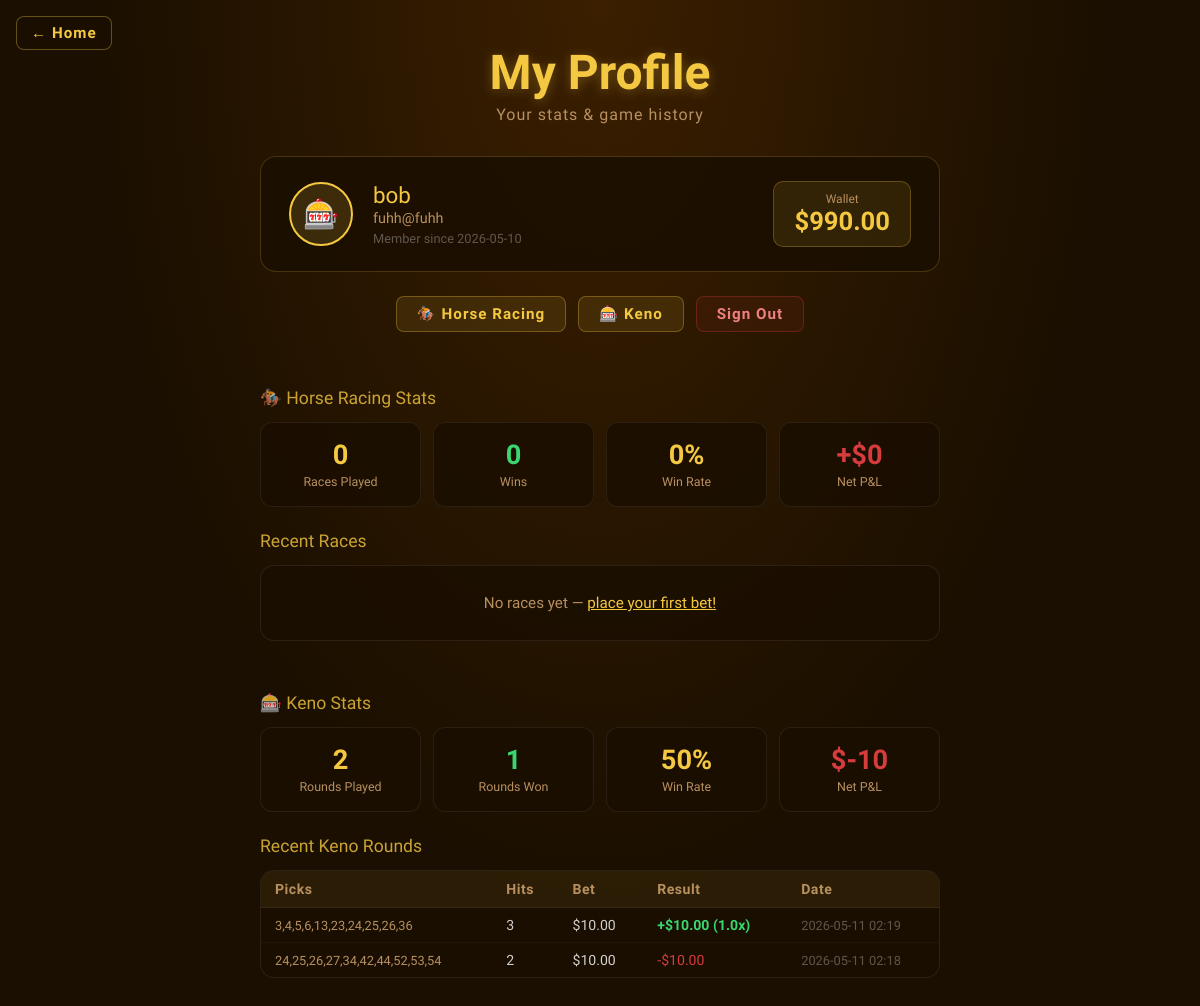
The page /profile (signed in) on the database as committed earlier.
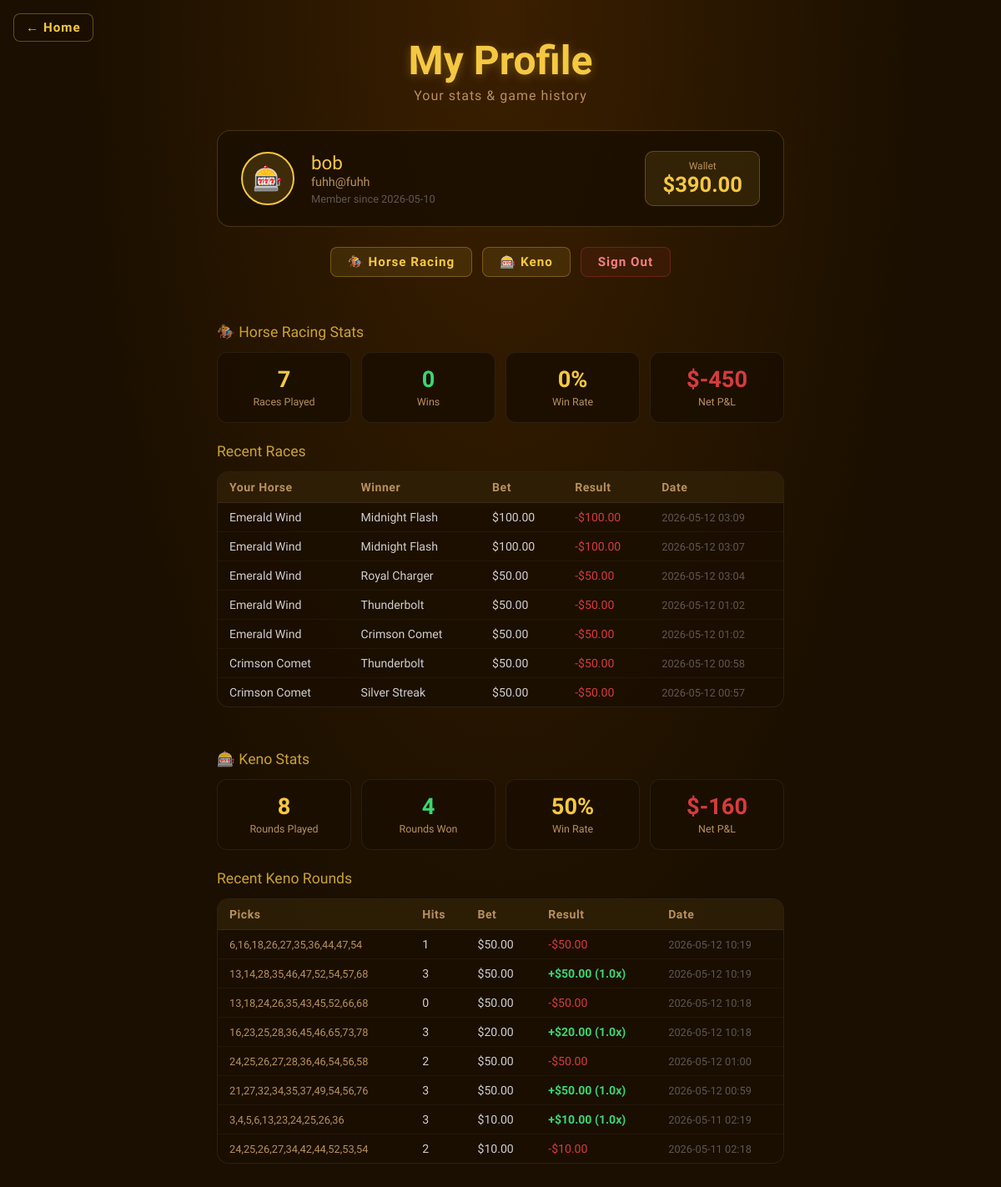
The same page on the database as committed later.
### tables this page shows
CREATE TABLE users (
            id            INTEGER PRIMARY KEY AUTOINCREMENT,
            username      TEXT    NOT NULL UNIQUE,
            email         TEXT    NOT NULL UNIQUE,
            password_hash TEXT    NOT NULL,
            wallet        REAL    NOT NULL DEFAULT 1000.0,
            created_at    TEXT    NOT NULL
        );

CREATE TABLE keno_history (
            id         INTEGER PRIMARY KEY AUTOINCREMENT,
            user_id    INTEGER NOT NULL REFERENCES users(id),
            picks      TEXT    NOT NULL,
            bet        REAL    NOT NULL,
            hits       INTEGER NOT NULL,
            won        INTEGER NOT NULL,
            payout     REAL    NOT NULL,
            factor     REAL    NOT NULL,
            played_at  TEXT    NOT NULL
        );

CREATE TABLE race_history (
            id          INTEGER PRIMARY KEY AUTOINCREMENT,
            user_id     INTEGER NOT NULL REFERENCES users(id),
            horse_id    INTEGER NOT NULL,
            horse_name  TEXT    NOT NULL,
            bet         REAL    NOT NULL,
            won         INTEGER NOT NULL,
            payout      REAL    NOT NULL,
            winner_name TEXT    NOT NULL,
            played_at   TEXT    NOT NULL
        );

### app.py (the view)
@app.route('/profile')
@login_required
def profile():
    user = current_user()
    db   = get_db()
    races = db.execute(
        'SELECT * FROM race_history WHERE user_id=? ORDER BY played_at DESC LIMIT 20',
        (user['id'],)
    ).fetchall()
    kenos = db.execute(
        'SELECT * FROM keno_history WHERE user_id=? ORDER BY played_at DESC LIMIT 20',
        (user['id'],)
    ).fetchall()
    race_stats = db.execute(
        'SELECT COUNT(*) as total, SUM(won) as wins, SUM(bet) as wagered, SUM(payout) as returned FROM race_history WHERE user_id=?',
        (user['id'],)
    ).fetchone()
    keno_stats = db.execute(
        'SELECT COUNT(*) as total, SUM(won) as wins, SUM(bet) as wagered, SUM(payout) as returned FROM keno_history WHERE user_id=?',
        (user['id'],)
    ).fetchone()
    return render_template('Profile.html', user=user, races=races, kenos=kenos,
                           race_stats=race_stats, keno_stats=keno_stats)

### app.py (called while the page is built)
def get_db():
    if 'db' not in g:
        g.db = sqlite3.connect(DATABASE)
        g.db.row_factory = sqlite3.Row   # access columns by name not teh index
    return g.db

def login_required(f):    #fragile ai thing
    @wraps(f)
    def decorated(*args, **kwargs):
        if 'user_id' not in session:
            return redirect(url_for('login'))
        return f(*args, **kwargs)
    return decorated

def current_user():
    if 'user_id' not in session:
        return None
    return get_db().execute('SELECT * FROM users WHERE id = ?', (session['user_id'],)).fetchone()

### Templates/Profile.html (shortened to what this page needs)
<!DOCTYPE html>
<html lang="en">
<head>
</head>
<body>
<a href="/" class="back-home">&#8592; Home</a>
<h1>My Profile</h1>
<p class="subtitle">Your stats &amp; game history</p>
<div class="account-card">
  <div class="avatar">🎰</div>
  <div class="account-info">
    <div class="name">{{ user['username'] }}</div>
    <div class="email">{{ user['email'] }}</div>
    <div class="since">Member since {{ user['created_at'][:10] }}</div>
  </div>
  <div class="wallet-big">
    <span class="wlabel">Wallet</span>
    ${{ "%.2f"|format(user['wallet']) }}
  </div>
</div>
<div class="nav-row">
  <a href="/race"   class="nav-btn">🏇 Horse Racing</a>
  <a href="/keno"   class="nav-btn">🎰 Keno</a>
  <a href="/logout" class="nav-btn logout">Sign Out</a>
</div>
<div class="section-title">🏇 Horse Racing Stats</div>
<div class="stats-grid">
  <div class="stat-card gold">
    <span class="sv">{{ race_stats['total'] or 0 }}</span>
    <span class="sl">Races Played</span>
  </div>
  <div class="stat-card green">
    <span class="sv">{{ race_stats['wins'] or 0 }}</span>
    <span class="sl">Wins</span>
  </div>
  <div class="stat-card gold">
    {% set win_rate = ((race_stats['wins'] or 0) / (race_stats['total'] or 1) * 100) %}
    <span class="sv">{{ "%.0f"|format(win_rate) }}%</span>
    <span class="sl">Win Rate</span>
  </div>
  <div class="stat-card red">
    {% set net = ((race_stats['returned'] or 0) - (race_stats['wagered'] or 0)) %}
    <span class="sv {% if net >= 0 %}green{% endif %}">
      {% if net >= 0 %}+{% endif %}${{ "%.0f"|format(net) }}
    </span>
    <span class="sl">Net P&amp;L</span>
  </div>
</div>
<div class="section-title" style="margin-top:20px;">Recent Races</div>
<div class="history-wrap">
  {% if races %}
  <table>
    <thead>
      <tr>
        <th>Your Horse</th>
        <th>Winner</th>
        <th>Bet</th>
        <th>Result</th>
        <th>Date</th>
      </tr>
    </thead>
    <tbody>
      {% for r in races %}
      <tr>
        <td>{{ r['horse_name'] }}</td>
        <td>{{ r['winner_name'] }}</td>
        <td>${{ "%.2f"|format(r['bet']) }}</td>
        <td>
          {% if r['won'] %}
            <span class="badge-win">+${{ "%.2f"|format(r['payout']) }}</span>
          {% else %}
            <span class="badge-lose">-${{ "%.2f"|format(r['bet']) }}</span>
          {% endif %}
        </td>
        <td style="color:rgba(255,255,255,0.3);font-size:0.8rem;">{{ r['played_at'][:16] }}</td>
      </tr>
      {% endfor %}
    </tbody>
  </table>
  {% else %}
  <div class="empty-state">No races yet — <a href="/race" style="color:var(--accent);">place your first bet!</a></div>
  {% endif %}
</div>
<div class="section-title">🎰 Keno Stats</div>
<div class="stats-grid">
  <div class="stat-card gold">
    <span class="sv">{{ keno_stats['total'] or 0 }}</span>
    <span class="sl">Rounds Played</span>
  </div>
  <div class="stat-card green">
    <span class="sv">{{ keno_stats['wins'] or 0 }}</span>
    <span class="sl">Rounds Won</span>
  </div>
  <div class="stat-card gold">
    {% set kwin_rate = ((keno_stats['wins'] or 0) / (keno_stats['total'] or 1) * 100) %}
    <span class="sv">{{ "%.0f"|format(kwin_rate) }}%</span>
    <span class="sl">Win Rate</span>
  </div>
  <div class="stat-card red">
    {% set knet = ((keno_stats['returned'] or 0) - (keno_stats['wagered'] or 0)) %}
    <span class="sv {% if knet >= 0 %}green{% endif %}">
      {% if knet >= 0 %}+{% endif %}${{ "%.0f"|format(knet) }}
    </span>
    <span class="sl">Net P&amp;L</span>
  </div>
</div>
<div class="section-title" style="margin-top:20px;">Recent Keno Rounds</div>
<div class="history-wrap">
  {% if kenos %}
  <table>
    <thead>
      <tr>
        <th>Picks</th>
        <th>Hits</th>
        <th>Bet</th>
        <th>Result</th>
        <th>Date</th>
      </tr>
    </thead>
    <tbody>
      {% for k in kenos %}
      <tr>
        <td style="color:var(--muted);font-size:0.8rem;">{{ k['picks'] }}</td>
        <td>{{ k['hits'] }}</td>
        <td>${{ "%.2f"|format(k['bet']) }}</td>
        <td>
          {% if k['won'] %}
            <span class="badge-win">+${{ "%.2f"|format(k['payout']) }} ({{ k['factor'] }}x)</span>
          {% else %}
            <span class="badge-lose">-${{ "%.2f"|format(k['bet']) }}</span>
          {% endif %}
        </td>
        <td style="color:rgba(255,255,255,0.3);font-size:0.8rem;">{{ k['played_at'][:16] }}</td>
      </tr>
      {% endfor %}
    </tbody>
  </table>
  {% else %}
  <div class="empty-state">No keno rounds yet — <a href="/keno" style="color:var(--accent);">try your luck!</a></div>
  {% endif %}
</div>
</body>
</html>

### Templates/Profile.html (style rules this page uses)
:root { --dark: #1a0f00; --accent: #f5c842; --green: #3cd66e; --red: #d63c3c; --white: #fff8ee; --muted: #b89060; --panel: rgba(26,15,0,0.85); }
* { box-sizing: border-box; margin: 0; padding: 0; }
body { font-family: 'Barlow Condensed', sans-serif; background: var(--dark); background-image: radial-gradient(ellipse at top, #3b1f00 0%, #1a0f00 60%); color: var(--white); min-height: 100vh; display: flex; flex-direction: column; align-items: center; padding: 24px 16px 60px; }
.back-home { position: fixed; top: 16px; left: 16px; background: rgba(26,15,0,0.88); border: 1px solid rgba(245,200,66,0.35); border-radius: 8px; padding: 7px 14px; color: var(--accent); font-family: 'Barlow Condensed', sans-serif; font-size: 0.95rem; font-weight: 700; text-decoration: none; letter-spacing: 1px; backdrop-filter: blur(6px); transition: background 0.15s; z-index: 50; }
h1 { font-family: 'Rye', serif; font-size: clamp(2rem, 6vw, 3rem); color: var(--accent); text-shadow: 0 2px 12px rgba(245,200,66,0.3); text-align: center; margin: 20px 0 4px; }
.subtitle { color: var(--muted); font-size: 1rem; letter-spacing: 1px; text-align: center; margin-bottom: 32px; }
.account-card { background: var(--panel); border: 1px solid rgba(245,200,66,0.2); border-radius: 16px; padding: 24px 28px; width: 100%; max-width: 680px; display: flex; align-items: center; gap: 20px; margin-bottom: 24px; flex-wrap: wrap; }
.avatar { width: 64px; height: 64px; border-radius: 50%; background: rgba(245,200,66,0.15); border: 2px solid var(--accent); display: flex; align-items: center; justify-content: center; font-size: 1.8rem; flex-shrink: 0; }
.account-info { flex: 1; }
.account-info .name { font-family: 'Rye', serif; font-size: 1.4rem; color: var(--accent); }
.account-info .email { color: var(--muted); font-size: 0.9rem; margin-top: 2px; }
.account-info .since { color: rgba(255,255,255,0.3); font-size: 0.8rem; margin-top: 4px; }
.wallet-big { font-size: 1.6rem; font-weight: 700; color: var(--accent); background: rgba(245,200,66,0.1); border: 1px solid rgba(245,200,66,0.25); border-radius: 10px; padding: 10px 20px; text-align: center; flex-shrink: 0; }
.wallet-big .wlabel { font-size: 0.75rem; color: var(--muted); display: block; font-weight: 400; }
.section-title { font-family: 'Rye', serif; color: var(--accent); font-size: 1.1rem; opacity: 0.8; margin-bottom: 14px; margin-top: 28px; width: 100%; max-width: 680px; }
.stats-grid { display: grid; grid-template-columns: repeat(auto-fit, minmax(140px, 1fr)); gap: 12px; width: 100%; max-width: 680px; margin-bottom: 4px; }
.stat-card { background: var(--panel); border: 1px solid rgba(255,255,255,0.07); border-radius: 12px; padding: 16px; text-align: center; }
.stat-card .sv { font-size: 1.7rem; font-weight: 700; display: block; }
.stat-card .sl { font-size: 0.78rem; color: var(--muted); margin-top: 2px; }
.stat-card.green .sv { color: var(--green); }
.stat-card.gold .sv { color: var(--accent); }
.stat-card.red .sv { color: var(--red); }
.history-wrap { width: 100%; max-width: 680px; background: var(--panel); border: 1px solid rgba(255,255,255,0.08); border-radius: 14px; overflow: hidden; margin-bottom: 24px; }
.history-wrap table { width: 100%; border-collapse: collapse; font-size: 0.88rem; }
.history-wrap th { background: rgba(245,200,66,0.08); color: var(--muted); font-weight: 700; padding: 10px 14px; text-align: left; letter-spacing: 0.5px; border-bottom: 1px solid rgba(255,255,255,0.06); }
.history-wrap td { padding: 9px 14px; border-bottom: 1px solid rgba(255,255,255,0.04); color: rgba(255,255,255,0.8); }
.history-wrap tr:last-child td { border-bottom: none; }
.badge-win { color: var(--green); font-weight: 700; }
.badge-lose { color: var(--red); }
.nav-row { display: flex; gap: 12px; margin-bottom: 28px; flex-wrap: wrap; justify-content: center; }
.nav-btn { background: rgba(245,200,66,0.1); border: 1px solid rgba(245,200,66,0.3); border-radius: 8px; padding: 8px 20px; color: var(--accent); text-decoration: none; font-family: 'Barlow Condensed', sans-serif; font-weight: 700; font-size: 0.95rem; letter-spacing: 1px; transition: background 0.15s; }
.nav-btn.logout { border-color: rgba(214,60,60,0.3); color: #f08080; background: rgba(214,60,60,0.08); }

Rows that differ between the two databases and show on the page:
changed users "bob": wallet "990.00" → "390.00"
added race_history: horse_name "Emerald Wind", winner_name "Midnight Flash", bet "100.00", played_at "2026-05-12 03:09"
added race_history: horse_name "Emerald Wind", winner_name "Midnight Flash", bet "100.00", played_at "2026-05-12 03:07"
added race_history: horse_name "Emerald Wind", winner_name "Royal Charger", bet "50.00", played_at "2026-05-12 03:04"
added race_history: horse_name "Emerald Wind", winner_name "Thunderbolt", bet "50.00", played_at "2026-05-12 01:02"
added race_history: horse_name "Emerald Wind", winner_name "Crimson Comet", bet "50.00", played_at "2026-05-12 01:02"
added race_history: horse_name "Crimson Comet", winner_name "Thunderbolt", bet "50.00", played_at "2026-05-12 00:58"
added race_history: horse_name "Crimson Comet", winner_name "Silver Streak", bet "50.00", played_at "2026-05-12 00:57"
added keno_history: picks "6,16,18,26,27,35,36,44,47,54", hits "1", bet "50.00", played_at "2026-05-12 10:19"
added keno_history: picks "13,14,28,35,46,47,52,54,57,68", hits "3", bet "50.00", payout "50.00", factor "1.0", played_at "2026-05-12 10:19"
added keno_history: picks "13,18,24,26,35,43,45,52,66,68", hits "0", bet "50.00", played_at "2026-05-12 10:18"
added keno_history: picks "16,23,25,28,36,45,46,65,73,78", hits "3", bet "20.00", payout "20.00", factor "1.0", played_at "2026-05-12 10:18"
added keno_history: picks "24,25,26,27,28,36,46,54,56,58", hits "2", bet "50.00", played_at "2026-05-12 01:00"
added keno_history: picks "21,27,32,34,35,37,49,54,56,76", hits "3", bet "50.00", payout "50.00", factor "1.0", played_at "2026-05-12 00:59"
Other text that changed with them:
{{ race_stats['total'] or 0 }}: "0" → "7"
{{ "%.0f"|format(net) }}: "0" → "-450"
{{ keno_stats['total'] or 0 }}: "2" → "8"
{{ keno_stats['wins'] or 0 }}: "1" → "4"
{{ "%.0f"|format(knet) }}: "-10" → "-160"
text no longer shown: "+ No races yet — place your first bet!"
text now shown: "Your Horse Winner Bet Result Date"
